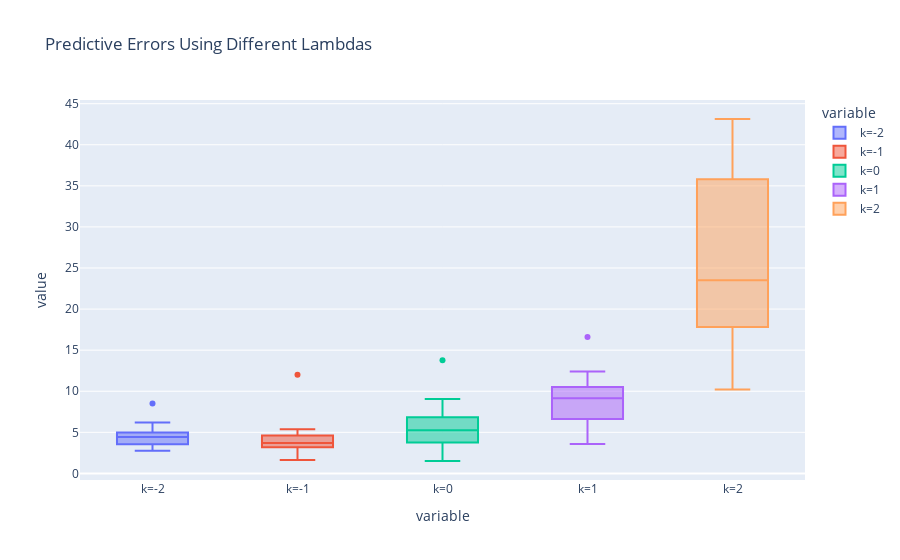

Source (notebook cell):
### Code cell
df_temp = pd.DataFrame(prederr_record.T, columns=['k=-2','k=-1','k=0','k=1','k=2'])
df_tidy = pd.melt(df_temp)

px.box(df_tidy, x='variable', y='value', color='variable',title='Predictive Errors Using Different Lambdas')

### Figure 1 — Plotly figure (JSON) as saved in the notebook; plotly's stock layout.template omitted (floating-point values rounded to 4 significant figures)
{"data": [{"alignmentgroup": "True", "hovertemplate": "variable=%{x}<br>value=%{y}<extra></extra>", "legendgroup": "k=-2", "marker": {"color": "#636efa"}, "name": "k=-2", "notched": false, "offsetgroup": "k=-2", "orientation": "v", "showlegend": true, "type": "box", "x": ["k=-2", "k=-2", "k=-2", "k=-2", "k=-2", "k=-2", "k=-2", "k=-2", "k=-2", "k=-2", "k=-2", "k=-2", "k=-2", "k=-2", "k=-2", "k=-2", "k=-2", "k=-2", "k=-2", "k=-2", "k=-2", "k=-2", "k=-2", "k=-2", "k=-2"], "x0": " ", "xaxis": "x", "y": [3.971, 5.824, 5.005, 3.23, 8.496, 4.768, 3.555, 4.029, 4.541, 5.35, 3.079, 3.988, 2.783, 4.282, 3.312, 4.913, 3.562, 4.437, 4.733, 4.987, 2.764, 4.786, 4.321, 6.173, 6.21], "y0": " ", "yaxis": "y"}, {"alignmentgroup": "True", "hovertemplate": "variable=%{x}<br>value=%{y}<extra></extra>", "legendgroup": "k=-1", "marker": {"color": "#EF553B"}, "name": "k=-1", "notched": false, "offsetgroup": "k=-1", "orientation": "v", "showlegend": true, "type": "box", "x": ["k=-1", "k=-1", "k=-1", "k=-1", "k=-1", "k=-1", "k=-1", "k=-1", "k=-1", "k=-1", "k=-1", "k=-1", "k=-1", "k=-1", "k=-1", "k=-1", "k=-1", "k=-1", "k=-1", "k=-1", "k=-1", "k=-1", "k=-1", "k=-1", "k=-1"], "x0": " ", "xaxis": "x", "y": [3.442, 3.221, 4.596, 4.17, 4.131, 5.362, 5.0, 3.198, 3.705, 4.326, 4.812, 3.143, 2.049, 3.659, 3.155, 4.411, 1.642, 2.986, 4.642, 3.49, 3.525, 3.914, 12.01, 4.934, 3.151], "y0": " ", "yaxis": "y"}, {"alignmentgroup": "True", "hovertemplate": "variable=%{x}<br>value=%{y}<extra></extra>", "legendgroup": "k=0", "marker": {"color": "#00cc96"}, "name": "k=0", "notched": false, "offsetgroup": "k=0", "orientation": "v", "showlegend": true, "type": "box", "x": ["k=0", "k=0", "k=0", "k=0", "k=0", "k=0", "k=0", "k=0", "k=0", "k=0", "k=0", "k=0", "k=0", "k=0", "k=0", "k=0", "k=0", "k=0", "k=0", "k=0", "k=0", "k=0", "k=0", "k=0", "k=0"], "x0": " ", "xaxis": "x", "y": [5.589, 2.236, 4.687, 6.77, 3.033, 7.755, 6.001, 1.51, 4.467, 6.251, 4.772, 8.041, 8.4, 5.26, 9.056, 5.427, 3.825, 2.044, 3.517, 4.211, 5.182, 13.79, 6.986, 5.89, 2.834], "y0": " ", "yaxis": "y"}, {"alignmentgroup": "True", "hovertemplate": "variable=%{x}<br>value=%{y}<extra></extra>", "legendgroup": "k=1", "marker": {"color": "#ab63fa"}, "name": "k=1", "notched": false, "offsetgroup": "k=1", "orientation": "v", "showlegend": true, "type": "box", "x": ["k=1", "k=1", "k=1", "k=1", "k=1", "k=1", "k=1", "k=1", "k=1", "k=1", "k=1", "k=1", "k=1", "k=1", "k=1", "k=1", "k=1", "k=1", "k=1", "k=1", "k=1", "k=1", "k=1", "k=1", "k=1"], "x0": " ", "xaxis": "x", "y": [9.573, 4.452, 3.572, 5.5, 11.24, 6.901, 9.134, 6.61, 7.674, 10.09, 10.42, 5.365, 10.88, 5.711, 9.159, 6.629, 16.62, 8.051, 11.78, 10.83, 12.4, 10.32, 8.539, 10.38, 10.16], "y0": " ", "yaxis": "y"}, {"alignmentgroup": "True", "hovertemplate": "variable=%{x}<br>value=%{y}<extra></extra>", "legendgroup": "k=2", "marker": {"color": "#FFA15A"}, "name": "k=2", "notched": false, "offsetgroup": "k=2", "orientation": "v", "showlegend": true, "type": "box", "x": ["k=2", "k=2", "k=2", "k=2", "k=2", "k=2", "k=2", "k=2", "k=2", "k=2", "k=2", "k=2", "k=2", "k=2", "k=2", "k=2", "k=2", "k=2", "k=2", "k=2", "k=2", "k=2", "k=2", "k=2", "k=2"], "x0": " ", "xaxis": "x", "y": [37.38, 36.76, 35.73, 14.85, 23.51, 11.81, 31.35, 27.78, 33.51, 35.97, 18.58, 24.67, 31.95, 43.14, 17.78, 40.62, 22.96, 10.21, 36.61, 22.16, 18.63, 22.89, 17.81, 13.03, 17.16], "y0": " ", "yaxis": "y"}], "layout": {"autosize": true, "boxmode": "overlay", "legend": {"title": {"text": "variable"}, "tracegroupgap": 0}, "title": {"text": "Predictive Errors Using Different Lambdas"}, "xaxis": {"anchor": "y", "autorange": true, "categoryarray": ["k=-2", "k=-1", "k=0", "k=1", "k=2"], "categoryorder": "array", "domain": [0, 1], "range": [-0.5, 4.5], "title": {"text": "variable"}, "type": "category"}, "yaxis": {"anchor": "x", "autorange": true, "domain": [0, 1], "range": [-0.8025, 45.45], "title": {"text": "value"}, "type": "linear"}}}
